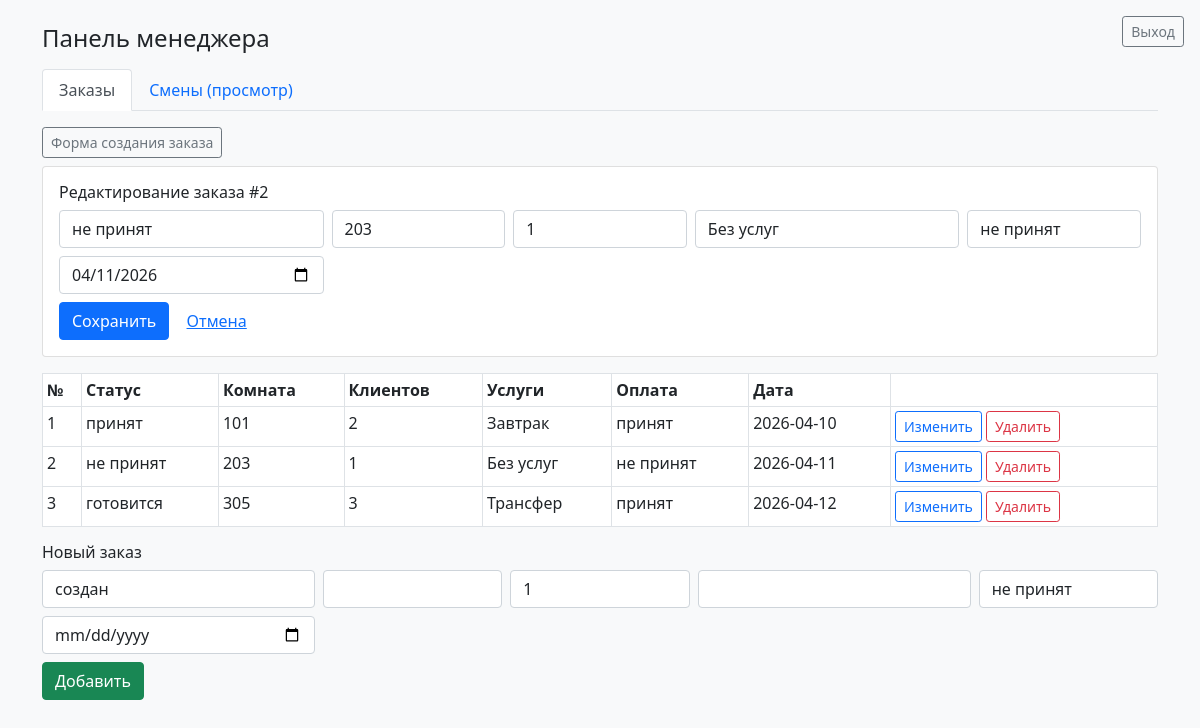
Screenshot of /frontend/view_2.php?tab=orders&edit_order=2 (signed in) with the database file from the repository.
### tables this page shows
CREATE TABLE `order` (
  `orderid` INT NOT NULL AUTO_INCREMENT,
  `orderstatus` VARCHAR(50) NOT NULL DEFAULT 'создан',
  `roomnumber` VARCHAR(50) NOT NULL,
  `amountclients` INT NOT NULL,
  `hotelservices` VARCHAR(255) NOT NULL,
  `paymentstatus` VARCHAR(50) NOT NULL DEFAULT 'не принят',
  `datecreation` DATE NOT NULL,
  PRIMARY KEY (`orderid`)
);

### api/crud.php (called while the page is built, shortened)
<?php
function select($query)
{
    try {
        $result = $_SERVER['db']->query($query, MYSQLI_USE_RESULT);
        $result = $result->fetch_all(MYSQLI_ASSOC);
        return $result;
    } catch (Exception $err) {
        return ['status' => 'failed', 'message' => $err];
    }
}

### frontend/view_2.php (the view, shortened to what this page needs)
<?php
require_once '../api/crud.php';
$tab = $_GET['tab'] ?? 'orders';
$edit_order = null;
if ($tab === 'orders' && !empty($_GET['edit_order'])) {
    $eid = (int) $_GET['edit_order'];
    $rows = select('SELECT * FROM `order` WHERE orderid=' . $eid);
    $edit_order = $rows[0] ?? null;
}
$orders = select('SELECT * FROM `order` ORDER BY orderid');
function h2($s)
{
    return htmlspecialchars((string) $s, ENT_QUOTES, 'UTF-8');
}
?>
<!DOCTYPE html>
<html lang="ru">
<head>
    <link rel="stylesheet" href="./bootstrap.min.css">
</head>
<body class="bg-light">
<a href="/logout.php" class="btn btn-sm btn-outline-secondary position-fixed top-0 end-0 m-3">Выход</a>
<div class="container py-4">
    <h4 class="mb-3">Панель менеджера</h4>
    <ul class="nav nav-tabs mb-3">
        <li class="nav-item"><a class="nav-link<?= $tab === 'orders' ? ' active' : '' ?>" href="/frontend/view_2.php?tab=orders">Заказы</a></li>
        <li class="nav-item"><a class="nav-link<?= $tab === 'shifts' ? ' active' : '' ?>" href="/frontend/view_2.php?tab=shifts">Смены (просмотр)</a></li>
    </ul>
    <?php if ($tab === 'orders') { ?>
        <p class="small mb-2"><a class="btn btn-sm btn-outline-secondary" href="/frontend/create_order.php">Форма создания заказа</a></p>
        <?php if ($edit_order) { ?>
            <div class="card mb-3"><div class="card-body">
                <h6>Редактирование заказа #<?= (int) $edit_order['orderid'] ?></h6>
                <form method="POST" class="row g-2">
                    <div class="col-md-3"><input class="form-control" name="orderstatus" value="<?= h2($edit_order['orderstatus']) ?>"></div>
                    <div class="col-md-2"><input class="form-control" name="roomnumber" value="<?= h2($edit_order['roomnumber']) ?>"></div>
                    <div class="col-md-2"><input class="form-control" type="number" name="amountclients" value="<?= (int) $edit_order['amountclients'] ?>"></div>
                    <div class="col-md-3"><input class="form-control" name="hotelservices" value="<?= h2($edit_order['hotelservices']) ?>"></div>
                    <div class="col-md-2"><input class="form-control" name="paymentstatus" value="<?= h2($edit_order['paymentstatus']) ?>"></div>
                    <div class="col-md-3"><input class="form-control" type="date" name="datecreation" value="<?= h2($edit_order['datecreation']) ?>"></div>
                    <div class="col-12"><button class="btn btn-primary" type="submit" name="save_order" value="1">Сохранить</button>
                    <a class="btn btn-link" href="/frontend/view_2.php?tab=orders">Отмена</a></div>
                </form>
            </div></div>
        <?php } ?>
        <table class="table table-sm table-bordered bg-white">
            <thead><tr><th>№</th><th>Статус</th><th>Комната</th><th>Клиентов</th><th>Услуги</th><th>Оплата</th><th>Дата</th><th></th></tr></thead>
            <tbody>
            <?php if (is_array($orders) && count($orders) && !isset($orders['status'])) {
                foreach ($orders as $o) { ?>
                    <tr>
                        <td><?= (int) $o['orderid'] ?></td>
                        <td><?= h2($o['orderstatus']) ?></td>
                        <td><?= h2($o['roomnumber']) ?></td>
                        <td><?= (int) $o['amountclients'] ?></td>
                        <td><?= h2($o['hotelservices']) ?></td>
                        <td><?= h2($o['paymentstatus']) ?></td>
                        <td><?= h2($o['datecreation']) ?></td>
                        <td class="text-nowrap">
                            <a class="btn btn-sm btn-outline-primary" href="/frontend/view_2.php?tab=orders&edit_order=<?= (int) $o['orderid'] ?>">Изменить</a>
                            <form method="POST" class="d-inline" onsubmit="return confirm('Удалить?');">
                                <button class="btn btn-sm btn-outline-danger" type="submit" name="delete_order" value="1">Удалить</button>
                            </form>
                        </td>
                    </tr>
                <?php }
                } else { ?>
                <tr><td colspan="8">Нет записей</td></tr>
            <?php } ?>
            </tbody>
        </table>
        <h6>Новый заказ</h6>
        <form method="POST" class="row g-2">
            <div class="col-md-3"><input class="form-control" name="orderstatus" value="создан"></div>
            <div class="col-md-2"><input class="form-control" name="roomnumber" required></div>
            <div class="col-md-2"><input class="form-control" type="number" name="amountclients" value="1" required></div>
            <div class="col-md-3"><input class="form-control" name="hotelservices"></div>
            <div class="col-md-2"><input class="form-control" name="paymentstatus" value="не принят"></div>
            <div class="col-md-3"><input class="form-control" type="date" name="datecreation" required></div>
            <div class="col-12"><button class="btn btn-success" type="submit" name="save_order" value="1">Добавить</button></div>
        </form>
    <?php } ?>
</div>
</body>
</html>

### rows the page displays
order: orderid "2", orderstatus "не принят", roomnumber "203", amountclients "1", hotelservices "Без услуг", paymentstatus "не принят", datecreation "04/11/2026", datecreation "2026-04-11"
order: orderid "1", orderstatus "принят", roomnumber "101", amountclients "2", hotelservices "Завтрак", paymentstatus "принят", datecreation "2026-04-10"
order: orderid "3", orderstatus "готовится", roomnumber "305", amountclients "3", hotelservices "Трансфер", paymentstatus "принят", datecreation "2026-04-12"
